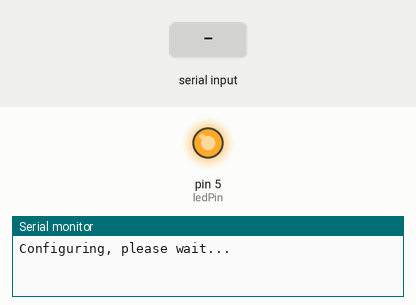
This sketch was run on a simulated Arduino Uno, built with avr-gcc and run on an emulated ATmega328P. Parts: output pins drawn as LEDs (lit = HIGH), the last lines printed to the serial monitor. The inputs (shaded band) are chosen by the test bench.

Above: at 1.2 s.
1.3 s: "1" received over Serial
At 2.1 s:
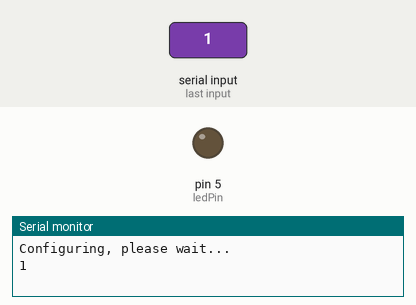
Timing chart, 0 to 4.3 s (numbered marks = the images above; inputs shaded):
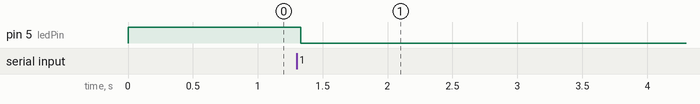

The sketch:

Main.ino
```cpp
#include <ArduinoJson.h>

int ledPin = 5;
String controlSig = "";

void setup() {
  Serial.begin(9600);
  Serial.println("Configuring, please wait...");

  pinMode(ledPin, OUTPUT);
  digitalWrite(ledPin, HIGH);
}

void loop() {
  while(Serial.available()){
    char c = Serial.read();
    controlSig += c;
  }
  delay(10);
  if(controlSig.length() > 0){
    Serial.println(controlSig);
    DynamicJsonDocument doc(1024);
    deserializeJson(doc, controlSig);
    JsonObject data = doc.as<JsonObject>();

    digitalWrite(ledPin, (bool)data["l"]);
    controlSig = "";
  }
  delay(100);
}
```

Measured:
- after the input at 1.3 s, pin 5 (ledPin): HIGH → LOW at once
